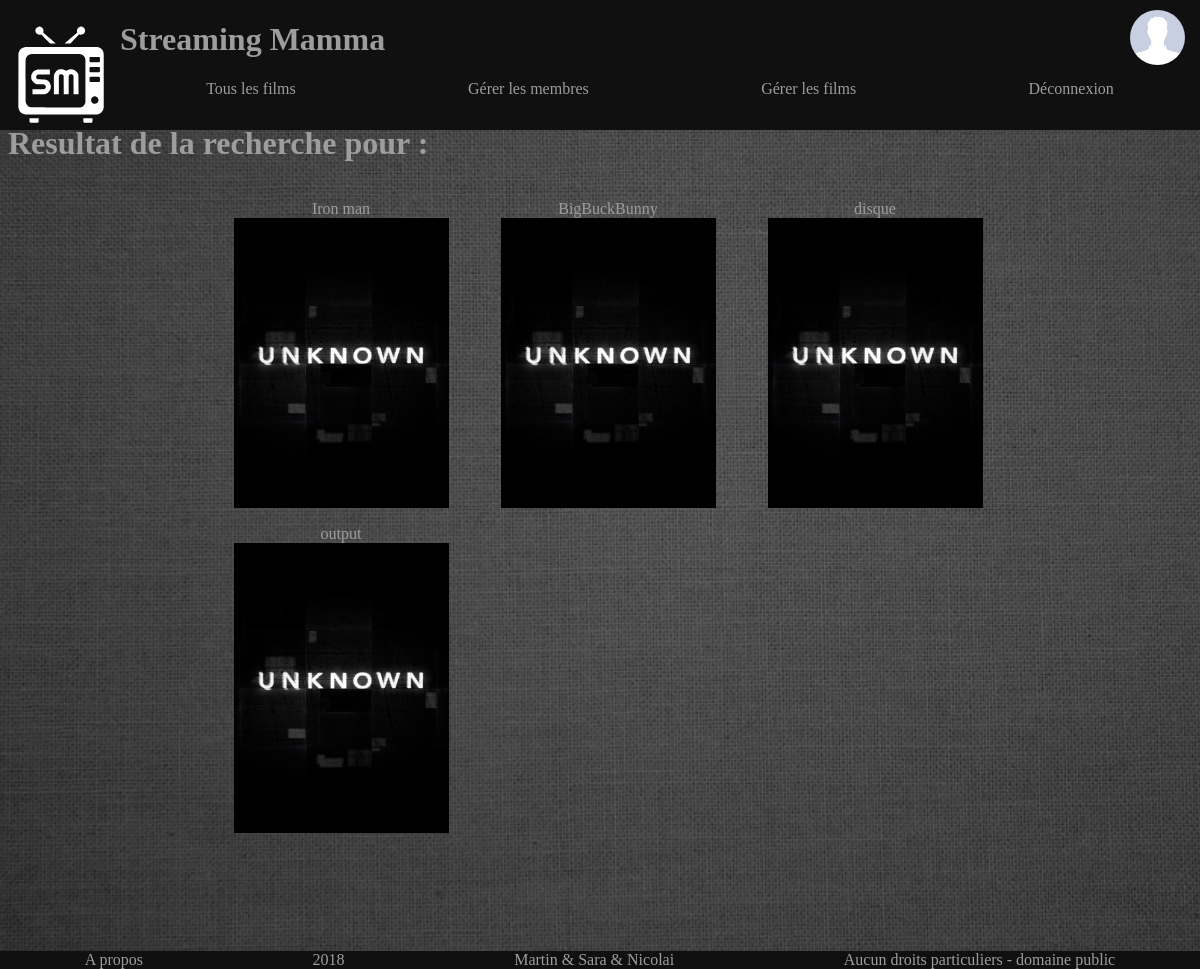
/pages/filmRecherche.php (signed in), run on the app's committed database.
### tables this page shows
CREATE TABLE `films` (
  `idfilm` int(6) NOT NULL,
  `chemin` varchar(125) NOT NULL,
  `affiche` varchar(75) DEFAULT NULL,
  `titre` varchar(75) NOT NULL,
  `realisateur` varchar(30) DEFAULT NULL,
  `anneesortie` varchar(4) DEFAULT NULL
);

### pages/filmRecherche.php (the view, shortened to what this page needs)
<?php
include("db_connect.php");
?>
<!doctype html>
<html>
	<head>
		<link rel="stylesheet" href="style/largeScreen/style.css" />
		<link rel="stylesheet" href="style/mobile/style.css" />
	</head>
	<body>
		<?php include('header.php'); ?>
		<main>
		<table id="tableauFilmsRecherche">
			<?php
			$tagCherche = "";
			$i=0;
			$GETTAG = $_GET['tag'];
			if($tagCherche == ""){
				$tagCherche = $GETTAG;
			}
			echo " <h1>Resultat de la recherche pour : ".$tagCherche."</h1>";
			$rqt = "SELECT films.idfilm,titre,anneesortie,realisateur,affiche
					FROM films JOIN occurenceTags on films.idfilm=occurenceTags.idFilm
					JOIN tags USING(idTag)
					WHERE nomTag=?";
			$requete = mysqli_prepare($link, $rqt) or die(mysqli_error($link));
			$requete->bind_param("s",$tagCherche);
			$requete->execute();
			$requete->bind_result($idFilm, $titre, $annesortie, $realisateur, $affiche);
						?>
						<?php
			$rqt2=mysqli_prepare($link,"SELECT idfilm,titre,affiche FROM films WHERE titre LIKE ?");
			$tagCherche = "%$tagCherche%";
			$rqt2->bind_param("s",$tagCherche);
			$rqt2->execute();
			$rqt2->bind_result($idFilm, $titre, $affiche);
			while ( $rqt2->fetch() ){
				if($i%3 == 0)
					echo "<tr>";
				?>
						<td>
							<a href=<?php echo "lire_film.php?idfilm=".$idFilm; ?>>
								<?php echo $titre; ?><br />
								<?php if(is_file($affiche)){ ?>
									<img src="<?php echo $affiche; ?>">
								<?php
								}else{
									echo "<img src=\"../images/unknown_poster.jpg\">";
								}
								?>
							</a>
						</td>
			<?php
				if($i%3==2){
					echo "</tr>";
				}
				$i++;
			}?>
		</table>
		</main>
	</body>
</html>

### pages/style/largeScreen/style.css (style rules this page uses)
@media screen { html { height:100%; margin:0; padding:0; } }
@media screen { body { background-image:url("../../../images/background.jpg"); background-color:#444444; background-repeat: repeat; background-size: cover; background-attachment: fixed; color: #9d9d9d; width:100%; height:100%; } }
@media screen { a { color: #9d9d9d; text-decoration: none; outline-style: none; } }
@media screen { main { padding-top:8%; padding-bottom:10%; } }
@media screen { img { margin-left: auto; margin-right: auto; vertical-align:middle; } }
@media screen { h1 { display: block; } }
@media screen { #tableauFilmsRecherche { min-height:80%; margin-left:auto; margin-right:auto; border:1px; text-align:center; border-collapse: separate; border-spacing: 50px 15px; } }
@media screen { .item1 { grid-area: 1 / 1 / 2 / 2; } }
@media screen { .item2 { grid-area: 1 / 2 / 2 / 3; } }
@media screen { .item3 { grid-area: 1 / 3 / 2 / 4; } }
@media screen { .item4 { grid-area: 1 / 4 / 2 / 5; } }
@media screen { .grid-container { display: grid; } }

### pages/style/largeScreen/footer.css (style rules this page uses)
@media screen { footer { background-color:#101010; color: #9d9d9d; position:fixed; bottom:0px; left:0px; width:100%; text-align:center; } }

### data on the page
films: titre "Iron man"
films: titre "BigBuckBunny"
films: titre "disque"
films: titre "output"
